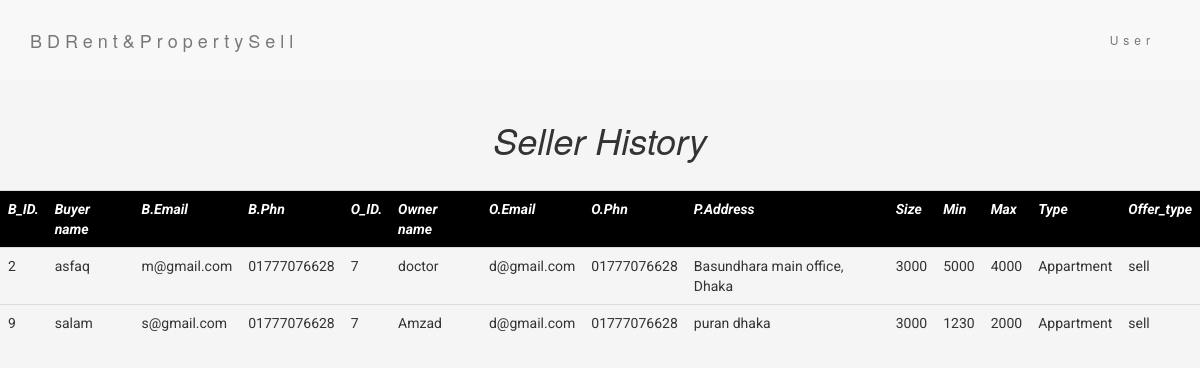
Page /admin_history.php on the committed database.
### tables this page shows
CREATE TABLE `history` (
  `b_id` int(11) DEFAULT NULL,
  `b_name` varchar(255) DEFAULT NULL,
  `b_email` varchar(255) DEFAULT NULL,
  `b_phn` varchar(255) DEFAULT NULL,
  `o_id` int(11) DEFAULT NULL,
  `o_name` varchar(255) DEFAULT NULL,
  `o_email` varchar(255) DEFAULT NULL,
  `o_phn` varchar(255) DEFAULT NULL,
  `p_adr` varchar(255) DEFAULT NULL,
  `p_size` int(255) DEFAULT NULL,
  `p_max` int(255) DEFAULT NULL,
  `p_min` int(255) DEFAULT NULL,
  `p_type` varchar(255) DEFAULT NULL,
  `p_oftyp` varchar(255) DEFAULT NULL
);

### admin_history.php (the view, shortened to what this page needs)
<?php
require "db.php";
$query=mysqli_query($con,"SELECT * FROM history");
?>
<!DOCTYPE html>
<html>
<head>
  <link rel="stylesheet" href="https://maxcdn.bootstrapcdn.com/bootstrap/3.4.1/css/bootstrap.min.css">
</head>
<body>
<div>
	<nav class="navbar navbar-default">
  <div class="container">
    <div class="navbar-header">
      <a class="navbar-brand" href="#">BDRent&PropertySell</a>
    </div>
    <div class="collapse navbar-collapse" id="myNavbar">
      <ul class="nav navbar-nav navbar-right">
        <li><a href="login_backend.php">User</a></li>
      </ul>
    </div>
  </div>
</nav>
</div>
<div>
<div class="container-fluid text-center">
  <h1 style="font-style: italic;">Seller History</h1>
</div>
<table class="table">
  <tr class="thead-dark">
      <th>B_ID.</th>
      <th>Buyer name</th>
      <th>B.Email</th>
      <th>B.Phn</th>
      <th>O_ID.</th>
      <th>Owner name</th>
      <th>O.Email</th>
      <th>O.Phn</th>
      <th>P.Address</th>
      <th>Size</th>
      <th>Min</th>
      <th>Max</th>
      <th>Type</th>
      <th>Offer_type</th>
    </tr>
  <?php
  while($q=mysqli_fetch_assoc($query)){
    echo"<tr>
      <td>".$q["b_id"]."</td>
      <td>".$q["b_name"]."</td>
      <td>".$q["b_email"]."</td>
      <td>".$q["b_phn"]."</td>
      <td>".$q["o_id"]."</td>
      <td>".$q["o_name"]."</td>
      <td>".$q["o_email"]."</td>
      <td>".$q["o_phn"]."</td>
      <td>".$q["p_adr"]."</td>
      <td>".$q["p_size"]."</td>
      <td>".$q["p_min"]."</td>
      <td>".$q["p_max"]."</td>
      <td>".$q["p_type"]."</td>
      <td>".$q["p_oftyp"]."</td>
      </tr>
    ";
  }
  ?>
</table>
</div>
</body>
</html>

### admin_history.php (style rules this page uses)
body { margin: 0; padding: 0; }
.container-fluid { padding-top: 20px; padding-bottom: 20px; }
.navbar { padding-top: 15px; padding-bottom: 15px; border: 0; border-radius: 0; margin-bottom: 0; font-size: 12px; letter-spacing: 5px; }
.thead-dark { background-color: black; color: white; }
table { font-family: "Roboto", sans-serif; padding: 80px; }
th { font-style: italic; }
body { background-color: whitesmoke; }

### rows in the picture
history: b_id "2", b_name "asfaq", b_email "m@gmail.com", b_phn "01777076628", o "7", o_name "doctor", o_email "d@gmail.com", o_phn "01777076628", p_adr "Basundhara main office, Dhaka", p_size "3000", p_min "5000", p_max "4000", p_type "Appartment", p_oftyp "sell"
history: b_id "9", b_name "salam", b_email "s@gmail.com", b_phn "01777076628", o "7", o_name "Amzad", o_email "d@gmail.com", o_phn "01777076628", p_adr "puran dhaka", p_size "3000", p_min "1230", p_max "2000", p_type "Appartment", p_oftyp "sell"
